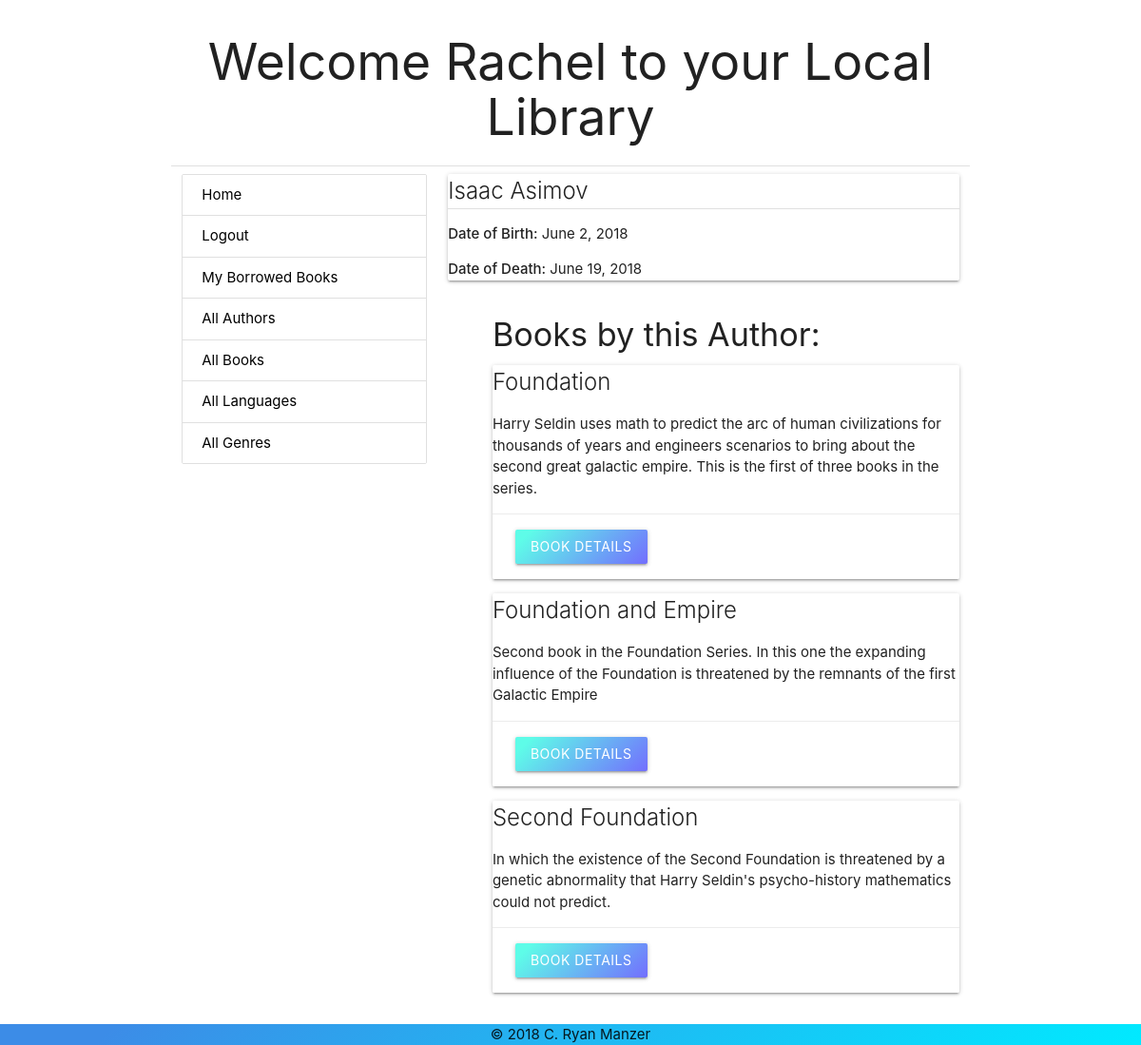
The page /catalog/author/2/isaac-asimov (signed in) on the database its author committed.
### catalog/models.py (models this page shows, shortened)
class Author(models.Model):
    date_created = models.DateTimeField(auto_now_add=True)
    date_modified = models.DateTimeField(auto_now=True)
    created_by = models.ForeignKey('auth.User', related_name='authors_created', on_delete=models.SET_NULL, null=True)
    modified_by = models.ForeignKey('auth.User', related_name='authors_modified', on_delete=models.SET_NULL, null=True)
    first_name = models.CharField(max_length=100, blank=True, null=True, help_text='The first name of the author.')
    last_name = models.CharField(max_length=100, blank=True, db_index=True, null=True, help_text='The last name of the author.')
    date_of_birth = models.DateField(null=True, blank=True)
    date_of_death = models.DateField('Died', null=True, blank=True)
    slug = models.SlugField(max_length=50, db_index=True)
    class Meta:
      ordering = ['last_name', 'first_name']

class Book(models.Model):
    date_created = models.DateTimeField(auto_now_add=True)
    date_modified = models.DateTimeField(auto_now=True)
    created_by = models.ForeignKey('auth.User', related_name='books_created', on_delete=models.SET_NULL, null=True)
    modified_by = models.ForeignKey('auth.User', related_name='books_modified', on_delete=models.SET_NULL, null=True, blank=True)
    title = models.CharField(max_length=200, blank=True, null=True, db_index=True, help_text='Enter the book\'s title')
    author = models.ManyToManyField('Author')
    summary=models.TextField(blank=True, null=True, help_text='Enter a brief description of the book.')
    isbn = models.CharField('ISBN',max_length=13, blank=True, null=True, help_text='13 Character <a href="https://www.isbn-international.org/content/what-isbn">ISBN number</a>')
    genre = models.ManyToManyField('Genre')
    slug = models.SlugField(max_length=30, db_index=True)
    class Meta:
        ordering = ['title', ]
    def get_absolute_url(self):
       return reverse('catalog:book-detail', kwargs={'id': str(self.id), 'slug': self.slug})
    def display_author(self):
      """
       Create string representation of the Author(s) for this book.
      """
      return ', '.join([f'{author.first_name} {author.last_name}' for author in self.author.all()])
    display_author.short_description = 'Author(s)'
    def display_genre(self):
       """
       Creating a string representation of the genre(s) for this book.
       """
       return ', '.join(genre.name for genre in self.genre.all())
    display_genre.short_description='Genre(s)'

### catalog/views.py (the view)
# urls.py: path('author/<int:id>/<slug:slug>', views.AuthorDetailView.as_view(), name='author-detail'),
class AuthorDetailView(LoginRequiredMixin, generic.DetailView):
  model = Author

### catalog/templates/catalog/author_detail.html
{% extends "catalog/base_index.html" %}
{% block content %}
    <div class="row">
        <div class="col s12">
            <div class="card ">
                <span class='card-title'>{{author.first_name}} {{author.last_name}}</span>
                <div class="divider">
                </div>
                <p><strong>Date of Birth:</strong> {{author.date_of_birth}}</p>
                {% if author.date_of_death %}
                <p><strong>Date of Death:</strong> {{author.date_of_death}}</p>
                {% endif %}
            </div>
        </div>
        <div class="col s11 offset-s1">
            <h4>Books by this Author: </h4>
            {% for book in author.book_set.all %}
                <div class="card z-depth-1 ">
                    <span class="card-title">
                        {{book.title}}
                    </span>
                    <p>{{book.summary}}</p>
                    <div class="card-action">
                        <a href="{{book.get_absolute_url}}" class='btn gd-tealblue waves-effect waves-light hoverable'>Book Details</a>
                    </div>
                </div>
            {% empty %}
                <div class="card red darken-2 white-text">
                    <span class='card-title'>No Books by This Author</span>
                    <p>I wonder why we even have a record of this person.</p>
                </div>
            {% endfor %}
        </div>
    </div>
{% endblock %}

### catalog/templates/catalog/base_index.html (shortened to what this page needs)
{% extends "catalog/base.html" %}
{% block body %}
<div class="container">
    <section class="center-align">
        <h2 class="">Welcome {% if user %}{{user.first_name}}{% endif %} to your Local Library</h2>
    </section>
    <div class="divider">
    </div>
    <div class="row">
        <div class="col s4 ">
            {% block sidebar %}
                <div class="collection ">
                    <a href="{% url 'catalog:index'%}" class="collection-item black-text ">Home</a>
                    {% if user.is_authenticated%}
                        <a class='collection-item black-text' href="{% url 'logout' %}">Logout</a>
                        <a class="collection-item black-text" href="{% url 'catalog:my-borrowed-books' %}">My Borrowed Books</a>
                    {% else %}
                        <a class='collection-item black-text' href="{% url 'login' %}">Login</a>
                    {% endif %}
                    <a href="{% url 'catalog:authors' %}" class="collection-item black-text"><span class=" badge">{{num_authors}}</span>All Authors</a>
                    <a href="{% url 'catalog:books' %}" class="collection-item black-text"><span class=" badge">{{num_books}}</span>All Books</a>
                    <a href="{% url 'catalog:languages' %}" class="collection-item black-text"><span class=" badge">{{num_languages}}</span>All Languages</a>
                    <a href="{% url 'catalog:genre-list' %}" class="collection-item black-text"><span class=" badge">{{num_genres}}</span>All Genres</a>
                </div>
            {% endblock %}
        </div>
        <div class="col s8">
            {% block content %}{% endblock %}
        </div>
    </div>
</div>
<footer class='gd-morebluer '>
    <span>© 2018 C. Ryan Manzer </span>
</footer>
{% endblock %}

### static/css/main.css (style rules this page uses)
footer { position: fixed; left: 0; bottom: 0; width: 100%; text-align: center; margin-top: 1em; }
.gd-tealblue { background-image: linear-gradient(135deg, #5EFCE8 10%, #736EFE 100%); }
.gd-morebluer { background-image: linear-gradient(135deg, #3C8CE7 10%, #00EAFF 100%); }

### rows shown on the page
Author: first_name "Isaac", last_name "Asimov", date_of_birth "June 2, 2018", date_of_death "June 19, 2018"
Book: title "Foundation", summary "Harry Seldin uses math to predict the arc of human civilizations for thousands of years and engineers scenarios to bring about the second great galactic empire. This is the first of three books in the series."
Book: title "Foundation and Empire", summary "Second book in the Foundation Series. In this one the expanding influence of the Foundation is threatened by the remnants of the first Galactic Empire"
Book: title "Second Foundation", summary "In which the existence of the Second Foundation is threatened by a genetic abnormality that Harry Seldin's psycho-history mathematics could not predict."

### other values the page prints
{{ user.first_name }} "Rachel"
